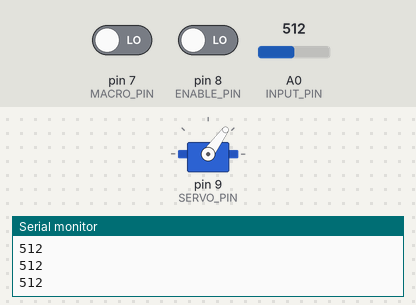
This sketch was run on a simulated Arduino Uno, built with avr-gcc and run on an emulated ATmega328P. Parts: servo, the last lines printed to the serial monitor. The inputs (shaded band) are chosen by the test bench; at power-on: pin 8 (ENABLE_PIN) LOW, pin 7 (MACRO_PIN) LOW, A0 (INPUT_PIN) = 512.

Above: at 4.2 s.
4.3 s: pin 8 (ENABLE_PIN) driven HIGH
At 4.8 s:
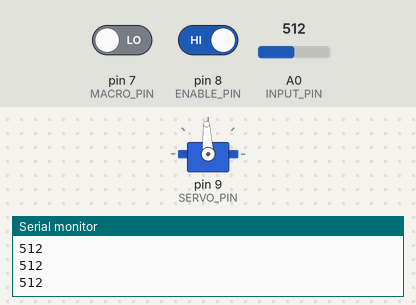
5.8 s: pin 7 (MACRO_PIN) driven HIGH
At 5.95 s:
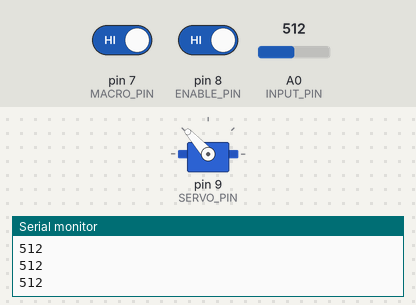
8.8 s: A0 (INPUT_PIN) set to 716
At 9.6 s:
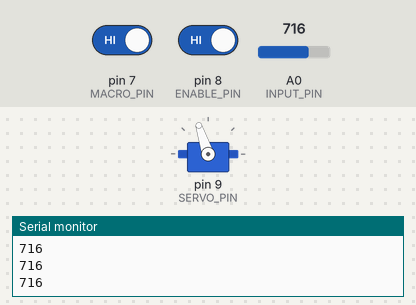
10.3 s: A0 (INPUT_PIN) set to 306
At 10.9 s:
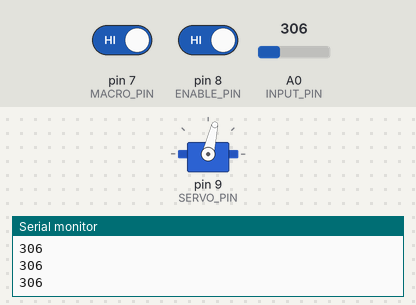
11.8 s: A0 (INPUT_PIN) set to 511
At 12.1 s:
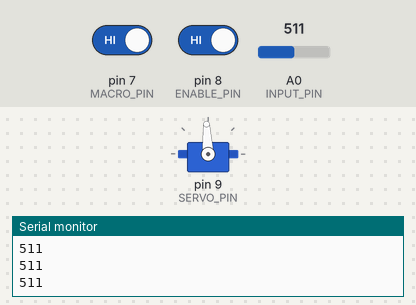
13.3 s: A0 (INPUT_PIN) set to 0
At 14.3 s:
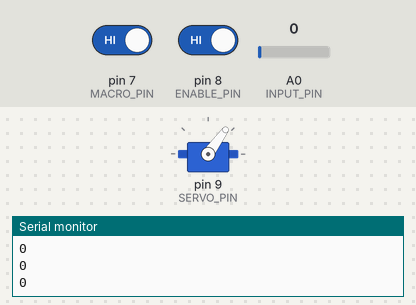
Timing chart, 0 to 15.8 s (numbered marks = the images above; inputs shaded):
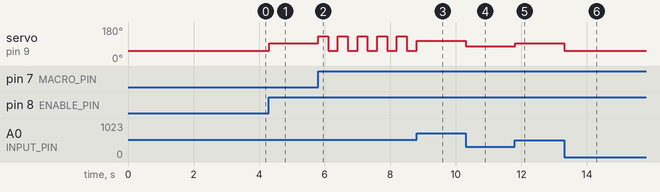

Measured:
- after the input at 4.3 s, servo on pin 9 (SERVO_PIN): 54° → 93° at once
- after the input at 5.8 s, servo on pin 9 (SERVO_PIN): alternates 132° for 0.30 s and 54° for 0.30 s, starting at once
- after the input at 8.8 s, servo on pin 9 (SERVO_PIN): 54° → 108° at once
- after the input at 10.3 s, servo on pin 9 (SERVO_PIN): 108° → 77° at once
- after the input at 11.8 s, servo on pin 9 (SERVO_PIN): 77° → 93° at once
- after the input at 13.3 s, servo on pin 9 (SERVO_PIN): 93° → 54° at once

The sketch:

ESC_tst_Macro.ino
```cpp
#include <Servo.h>

#define SERVO_PIN 9 // signal pin for the ESC.
#define INPUT_PIN A0 // analog input pin.
#define ENABLE_PIN 8 // wire this to 5V to enable(safety precaution)
#define MACRO_PIN 7 // wire this to ground and then 5V to do a macro
#define HIGH_ESC_SIGNAL 1900
#define LOW_ESC_SIGNAL 1100

bool resetMacro = 0;
Servo ESC;

void setup() {
  Serial.begin(9600);
  ESC.attach(SERVO_PIN);
  // delay(1000);
  // ESC.writeMicroseconds(HIGH_ESC_SIGNAL); // send High signal and wait
  // delay(3000);
  ESC.writeMicroseconds(LOW_ESC_SIGNAL); // send low signal and wait
  delay(3000);
}

void loop() {

  int potVal = analogRead(INPUT_PIN); // read from the input (I used a potentiometer, y'all will use a reciever).

  Serial.println(potVal,DEC); //Print the input value as a decimal number on a new line

  int pwmVal = map(potVal,0, 1023, 1100, 1900); // map input values to PWM value.

  // Notes on the Map func:
  // The first input is the value to be mapped, the potentiometer reading
  // Next is the its lowest value, 0.
  // Then is the its highest value, 1023 = (2^10)-1, because analog read is 10 bits.
  // Then what the lowest value should be mapped to, 1100 microseconds because most esc can read from 1 to 2 milliseconds and it is best not to be to close to the edges.
  // Last what the highest value should be mapped to,  1900 microseconds, increasing this will NOT make it go faster the ESC automaticly sets the highest valueread to be max speed.

  // If you want a nonlinear map function feel free to make one

  bool enable = digitalRead(ENABLE_PIN);
  bool goMacro = digitalRead(MACRO_PIN);

  if(enable){
    if(goMacro & !resetMacro) {
      for(int i = 0; i<5; i+=1){
        ESC.writeMicroseconds(1900);
        delay(300);
        ESC.writeMicroseconds(1100);
        delay(300);
      }
      resetMacro = 1;
    } else{
      ESC.writeMicroseconds(pwmVal);
      resetMacro = goMacro;
    }
  } else {
    ESC.writeMicroseconds(LOW_ESC_SIGNAL); // Send signal to ESC.
  }

}
```
